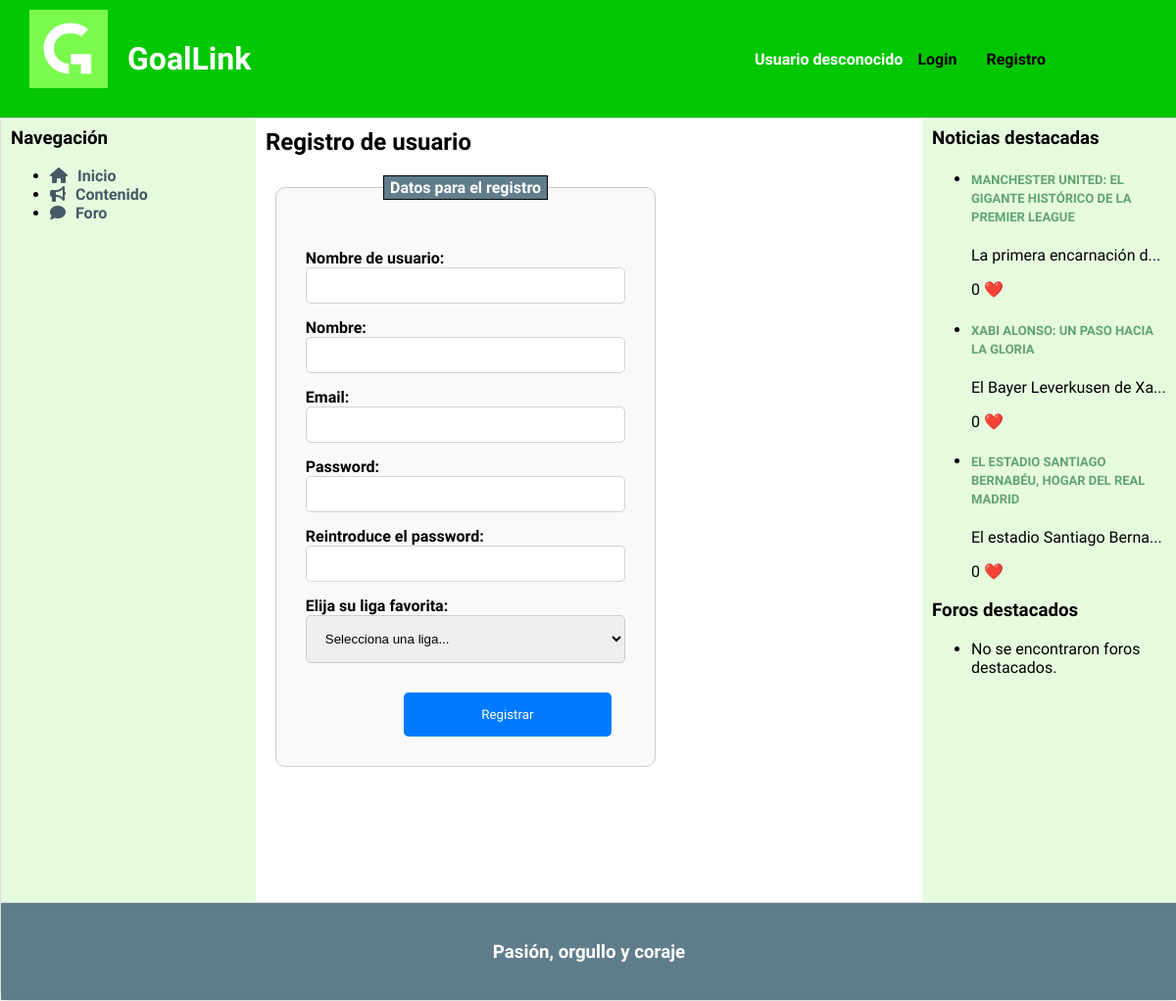
/anadirUsuario.php, run on the app's committed database.
### tables this page shows
CREATE TABLE `noticia` (
  `id` int(11) NOT NULL,
  `titulo` varchar(100) NOT NULL,
  `id_autor` int(11) DEFAULT NULL,
  `contenido` text DEFAULT NULL,
  `fecha` date NOT NULL,
  `likes` int(11) DEFAULT 0,
  `destacado` tinyint(1) NOT NULL DEFAULT 0,
  `imagen1` varchar(255) DEFAULT NULL,
  `liga` varchar(20) DEFAULT NULL
);

### includes/src/Aplicacion.php (called while the page is built, shortened)
<?php
class Aplicacion
{
    private $dirInstalacion;
    private $inicializada;
    private function __construct()
    {
        $this->inicializada = false;
    }
    public function init($bdDatosConexion, $rutaApp = '/', $dirInstalacion = __DIR__)
    {
        if (!$this->inicializada) {
            $this->dirInstalacion = $dirInstalacion;
            $this->inicializada = true;
        }
    }
    public function doInclude($path = '')
    {
        $params = array();
        $this->doIncludeInterna($path, $params);
    }
    private function doIncludeInterna($path, &$params)
    {
        include($this->dirInstalacion . $path);
    }
    public function generaVista(string $rutaVista, &$params)
    {
        $params['app'] = $this;
        $rutaVista = "/Vistas{$rutaVista}";
        $this->doIncludeInterna($rutaVista, $params);
    }
}

### includes/src/noticias/Noticia.php (called while the page is built, shortened)
<?php
class Noticia
{
    private $id;
    private $titulo;
    private $contenido;
    private $fecha;
    private $likes;
    public function __construct($id, $id_autor, $titulo, $contenido, $fecha, $likes, $destacado, $liga,  $imagen1=NULL)
    {
        $this->id = $id;
        $this->titulo = $titulo;
        $this->contenido = $contenido;
        $this->fecha = $fecha;
        $this->likes = $likes;
        if ($imagen1 !== NULL) {
            $this->imagen1 = file_get_contents($imagen1);
        }
    }
    public static function compararFechas($a, $b) {
        $aFecha=strtotime($a->getFecha());
        $bFecha=strtotime($b->getFecha());
        if ($bFecha==$aFecha) {
            return 0;
        }
        return ($aFecha > $bFecha) ? -1 : 1;
    }
    public static function listaDestacados($n) {
        $app = Aplicacion::getInstance();
        $conn = $app->getConexionBd();
        $result = $conn->query("SELECT * FROM noticia WHERE destacado>=$n");
        if($result && $result->num_rows>0){
            while($array=$result->fetch_assoc()){
                $noticia= new Noticia($array["id"], $array["id_autor"], $array["titulo"], $array["contenido"], $array["fecha"], $array["likes"], $array["destacado"], $array["liga"],$array["imagen1"] );
                $lista[]=$noticia;
            }
            usort($lista, array('es\ucm\fdi\aw\noticias\Noticia', 'compararFechas'));
            return $lista;
        }
        return NULL;
    }
    public function getId()
    {
        return $this->id;
    }
    public function getTitulo()
    {
        return $this->titulo;
    }
    public function getContenido()
    {
        return $this->contenido;
    }
    public function getFecha()
    {
        return $this->fecha;
    }
    public function getLikes()
    {
        return $this->likes;
    }
}

### includes/src/ligas/Liga.php (called while the page is built, shortened)
<?php
class Liga
{
    public function __construct($nombre, $logo = NULL)
    {
        $this->logo = file_get_contents($logo);
    }
    public static function listaLigas()
    {
        $app = Aplicacion::getInstance();
        $conn = $app->getConexionBd();
        $result = $conn->query("SELECT * FROM ligas");
        if ($result && $result->num_rows > 0) {
            $lista = array();
            while ($array = $result->fetch_assoc()) {
                $liga = new Liga($array["nombre"], $array["logo"]);
                $lista[] = $liga;
            }
            return $lista;
        }
        return NULL;
    }
}
?>

### includes/src/foros/Foro.php (called while the page is built, shortened)
<?php
class Foro
{
    public static function listaDestacados($n) {
        $app = Aplicacion::getInstance();
        $conn = $app->getConexionBd();
        $result = $conn->query("SELECT * FROM foro WHERE destacado>=$n");
        return NULL;
    }
}

### includes/comun/sidebarDer.php (the view, shortened to what this page needs)
<aside id="sidebarDer">
    <h3>Noticias destacadas</h3>
    <ul>
        <?php
            $noticiasDestacadas = Noticia::listaDestacados(1);
            if ($noticiasDestacadas != NULL) {
                foreach ($noticiasDestacadas as $noticia) {
                    echo "<li>";
                    echo "<h4 class='titulo-noticia-BarraLateral'><a href='noticiaDinamica.php?id=" . $noticia->getId() . "'>" . $noticia->getTitulo() . "</a></h4>";
                    echo "<p>" . substr($noticia->getContenido(), 0, 25) . "..."."</p>";
                    echo "<p>" . $noticia->getLikes() . " <span style='color: red;'>&#10084;&#65039;</span></p>";
                    echo "</li>";
                }
            }
            else {
                echo "<li>No se encontraron noticias destacadas.</li>";
            }
        ?>
    </ul>
    <h3>Foros destacados</h3>
    <ul>
        <?php
            $forosDestacados = Foro::listaDestacados(1);
            if ($forosDestacados != NULL) {
                foreach ($forosDestacados as $foro) {
                    echo "<li>";
                    echo "<h4>" . $foro->getTitulo() . "</h4>";
                    echo "<p>" . $foro->getDescripcion() . "</p>";
                    echo "<p>" . $foro->getLikes() . " <span style='color: red;'>&#10084;&#65039;</span></p>";
                    echo "</li>";
                }
            } else {
                echo "<li>No se encontraron foros destacados.</li>";
            }
        ?>
    </ul>
</aside>

### CSS/estilo.css (style rules this page uses)
body { background-color: #f5f5f5; margin: 0; font-family: 'Signika Negative', sans-serif; }
aside { padding: 10px; float: right; width: 250px; height: 800px; background-color: #e6fbde; margin-top: 70px; }
.titulo-noticia-BarraLateral a { text-decoration: none; font-family: 'Signika Negative', sans-serif; font-size: 13px; color: #62a370; font-weight: bold; text-transform: uppercase; }
@media screen and (max-width: 1510px) { aside { padding: 10px; float: right; width: 20%; height: 800px; background-color: #e6fbde; margin-top: 70px; right: 0; } }

### data on the page
noticia: titulo "MANCHESTER UNITED: EL GIGANTE HISTÓRICO DE LA PREMIER LEAGUE", contenido "La primera encarnación d", likes "0"
noticia: titulo "XABI ALONSO: UN PASO HACIA LA GLORIA", contenido "El Bayer Leverkusen de Xa", likes "0"
noticia: titulo "EL ESTADIO SANTIAGO BERNABÉU, HOGAR DEL REAL MADRID", contenido "El estadio Santiago Berna", likes "0"
